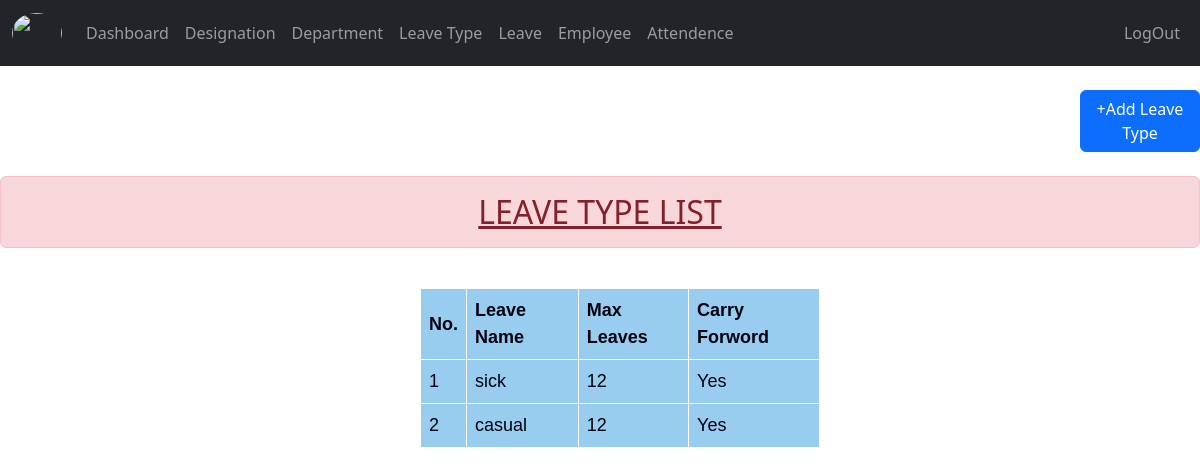
Screenshot of /userleave_type_list/ (signed in) with the database file from the repository.
### employee/models.py (models this page shows, shortened)
class leave_type(models.Model):
    leave_name = models.CharField(max_length=100)
    max_leaves = models.IntegerField()
    CARRY_STATUS = (
        ('1','Yes'),
        ('2','No')
    )
    carry_forword = models.CharField(max_length=20,choices=CARRY_STATUS)

### employee/views.py (the view)
# urls.py: path('userleave_type_list/',views.userleave_type_list,name='userleave_type_list'),
@login_required(login_url='/')
def userleave_type_list(request):
    data = leave_type.objects.all()
    return render(request,"leave_type folder/leave_type_list.html",{'data':data})

### templates/leave_type folder/leave_type_list.html (shortened to what this page needs)
{%extends 'base.html'%}
{%block content%}
<head>
</head>
<body class="list">
<a href="{%url 'employee:userleave_type'%}" class="btn btn-primary" style="margin:0% 0% 0% 90%;">+Add Leave Type</a></br></br>
    <center>
        <h2 class="alert alert-danger"><u>LEAVE TYPE LIST</u></h2>
    </center><br>
    <div class="col-sm-4" style="margin-left:35%;">
  <table>
    <tr>
      <th>No.</th>
      <th>Leave Name</th>
      <th>Max Leaves</th>
      <th>Carry Forword</th>
    </tr>
    {%for e_type_list in data%}
    <tr>
      <td>{{forloop.counter}}</td>
      <td>{{e_type_list.leave_name}}</td>
      <td>{{e_type_list.max_leaves}}</td>
      <td>{{e_type_list.get_carry_forword_display}}</td>
    </tr> {%endfor%}
  </table>
  </div>
  <br />
</body>
{%endblock%}

### templates/leave_type folder/leave_type_list.html (style rules this page uses)
table { font-family: arial, sans-serif; border-collapse: collapse; width: 100%; }
td, th { text-align: left; padding: 8px; color: rgb(1, 1, 14); font-size: large; }
.list { background-image: url('/static/image/dark2.webp'); background-repeat: no-repeat; background-attachment: fixed; background-size: cover; }
table, th, td { border: 1px solid white; border-collapse: collapse; }
th, td { background-color: #99cdf0; }

### rows the page displays
leave_type: leave_name "sick", max_leaves "12", carry_forword "Yes"
leave_type: leave_name "casual", max_leaves "12", carry_forword "Yes"
